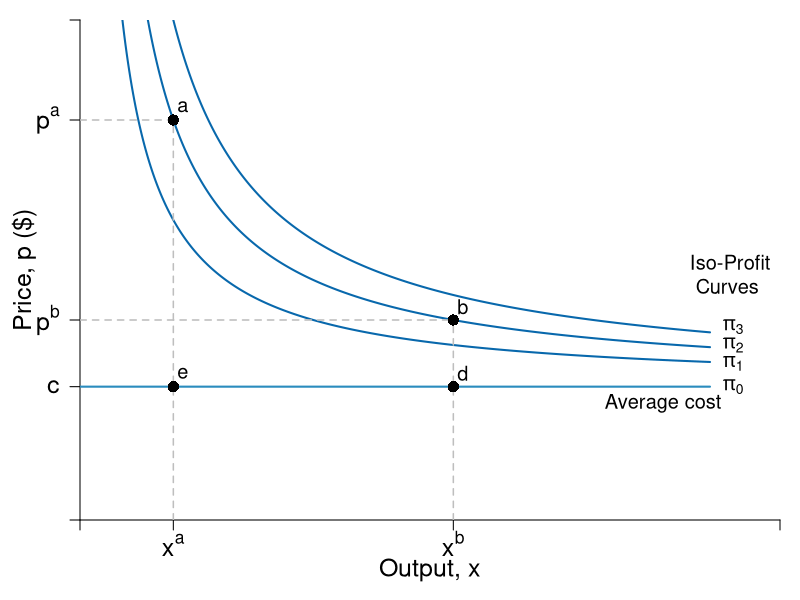

Write the R code that produced this figure.
#Graph Designer: Simon Halliday + Scott Cohn
#Authors: Bowles and Halliday
#Title: Coordination, Conflict and Competition: A Text in Microeconomics

require(shape)
pdf(file = "firmmarketsupply/isoprofits_demand.pdf", width = 9, height = 7)

#Set parameters for graphics
axislabelsize <- 1.5
labelsize <- 1.2
graphlinewidth <- 2
segmentlinewidth <- 1.5

COL <- c("#7fc97f", "#beaed4", "#fdc086", "#ffff99", "#386cb0", "#f0027f", "#bf5b17", "#666666")
COLA <- c("#e0f3db", "#99d8c9","#66c2a4","#41ae76", "#238b45", "#005824")
COLB <- c("#c6dbef", "#4eb3d3", "#2b8cbe", "#0868ac","#084081")

#Edited the margins to cater for the larger LHS labels
par(mar =  c(4, 4, 1, 1))

AvgRevenue <- function(x, rmax = 12, xmax = 12){
  rmax - (rmax/xmax)*x
}

MRevenue <- function(x, rmax = 12, xmax = 12){
  rmax - 2*(rmax/xmax)*x
}

AvgCost <- function(x, c0 = 2, c1 = 4){
  c0/x + c1
}

IsoProf <- function(x, k = 0, c0 = 2, c1 = 4){
  AvgCost(x) + k/x
}

xlims <- c(0, 15)
ylims <- c(0, 15)

npts <- 501 
x <- seq(xlims[1], xlims[2], length.out = npts)
y <- seq(ylims[1], ylims[2], length.out = npts) 
a <- c(13, 16.75, 19.25)

plot(0, 0, xlim = xlims, ylim = ylims, type = "n",
     xlab = expression(paste("")),
     ylab = expression(paste("")), 
     xaxt = "n", 
     yaxt = "n", 
     cex.lab = axislabelsize, 
     bty = "n",
     xaxs="i", 
     yaxs="i")

# ticksy <- seq(from = ylims[1], to = ylims[2], by = 1)
# ylabels <- seq(from = ylims[1], to = ylims[2], by = 1)
# ticksx <- seq(from = xlims[1], to = xlims[2], by = 1)
# xlabels <- seq(from = xlims[1], to = xlims[2], by = 1)
ticksy <- c(0, 4, IsoProf(8, k = 14), IsoProf(2, k = 14), ylims[2])
ylabels <- c(NA, expression(paste(c)), expression(paste(p^{b})), expression(paste(p^{a})), NA) #expression(paste(p^{m})),
ticksx <- c(0, 2, 8, xlims[2])
xlabels <- c(NA, expression(paste(x^{a})), expression(paste(x^{b})), NA) #expression(paste(x^{m})), expression(paste(frac(bar(p),beta)))

axis(1, at = ticksx, pos = 0, labels = xlabels, cex.axis = axislabelsize)
#text(x = c(0, 4, 12, xlims[2]), par("usr")[3] - 0.4, labels = xlabels, srt = 0, pos = 1, xpd = TRUE)
axis(2, at = ticksy, pos = 0, labels = ylabels, las = 1, cex.axis = axislabelsize)

npts <- 500 
xx1 <- seq(xlims[1], xlims[2], length.out = npts)
xx2 <- seq(xlims[1], xlims[2] - 1.5, length.out = npts)
xx3 <- seq(2, 6, length.out = npts)

#lines(xx1, AvgRevenue(xx1, rmax = 12, xmax = 12), col = COLA[4], lwd = graphlinewidth)
#lines(xx1, MRevenue(xx1, rmax = 12, xmax = 12), col = COLB[4], lwd = graphlinewidth)
lines(xx2, IsoProf(xx2, k = 14), col = COLB[4], lwd = graphlinewidth)
lines(xx2, IsoProf(xx2, k = 8), col = COLB[4], lwd = graphlinewidth)
lines(xx2, IsoProf(xx2, k = 20), col = COLB[4], lwd = graphlinewidth)
segments(0, 4, xlims[2]-1.5, 4, lty = 1, col = COLB[3] , lwd = graphlinewidth)

#Label the axes
text(0.5*(xlims[2]), -1.5, expression(paste("Output, ", x)), xpd = TRUE, cex = axislabelsize) 
#mtext(expression(paste("Quantity of output, ", x)), side=1, line = 2.5, cex = axislabelsize)
text(-1.2, 0.5*ylims[2], expression(paste("Price, ", p, " ($)")), xpd = TRUE, cex = axislabelsize, srt = 90) 

#Label curves
text(xlims[2] - 1, 7, expression(paste("Iso-Profit \n Curves")), cex = labelsize)
#text(10.5, 4.5, expression(paste(ac(x) == mc(x))), cex = labelsize)
#text(10.5, 2.5, expression(paste(p(x))), cex = labelsize)
#text(5.8, 2.8, expression(paste(mr(x))), cex = labelsize)


#Draw segments for total costs
segments(0, IsoProf(x = 2, k = 14), 2, IsoProf(x = 2, k = 14), lty = 2, col = "gray" , lwd = segmentlinewidth)
segments(2, 0, 2, IsoProf(x = 2, k = 14), lty = 2, col = "gray" , lwd = segmentlinewidth)

segments(0, IsoProf(x = 8, k = 14), 8, IsoProf(x = 8, k = 14), lty = 2, col = "gray" , lwd = segmentlinewidth)
segments(8, 0, 8, IsoProf(x = 8, k = 14), lty = 2, col = "gray" , lwd = segmentlinewidth)


#segments(0, 4, xlims[2], 4, lty = 1, col = COL[1] , lwd = graphlinewidth)

#Label Points for comparison
#points(4, MRevenue(x = 4), pch = 16, col = "black", cex = 1.5)
#text(3.8, MRevenue(x = 4) - 0.4, expression(i), cex = labelsize)

text(xlims[2] - 1, 5.8, expression(paste(pi[3])), cex = labelsize)
text(xlims[2] - 1, 5.25, expression(paste(pi[2])), cex = labelsize)
text(xlims[2] - 1, 4.7, expression(paste(pi[1])), cex = labelsize)
text(xlims[2] - 1, 4, expression(paste(pi[0])), cex = labelsize)
text(xlims[2] - 2.5, 3.5, expression(paste("Average cost")), cex = labelsize)

points(2, IsoProf(x = 2, k = 14), pch = 16, col = "black", cex = 1.5)
text(2.2, IsoProf(x = 2, k = 14) + 0.4, expression(a), cex = labelsize)

points(8, IsoProf(x = 8, k = 14), pch = 16, col = "black", cex = 1.5)
text(8.2, IsoProf(x = 8, k = 14) + 0.4, expression(b), cex = labelsize)

points(2, 4, pch = 16, col = "black", cex = 1.5)
text(2.2, 4 + 0.4, expression(e), cex = labelsize)

points(8, 4, pch = 16, col = "black", cex = 1.5)
text(8.2, 4 + 0.4, expression(d), cex = labelsize)



dev.off()
